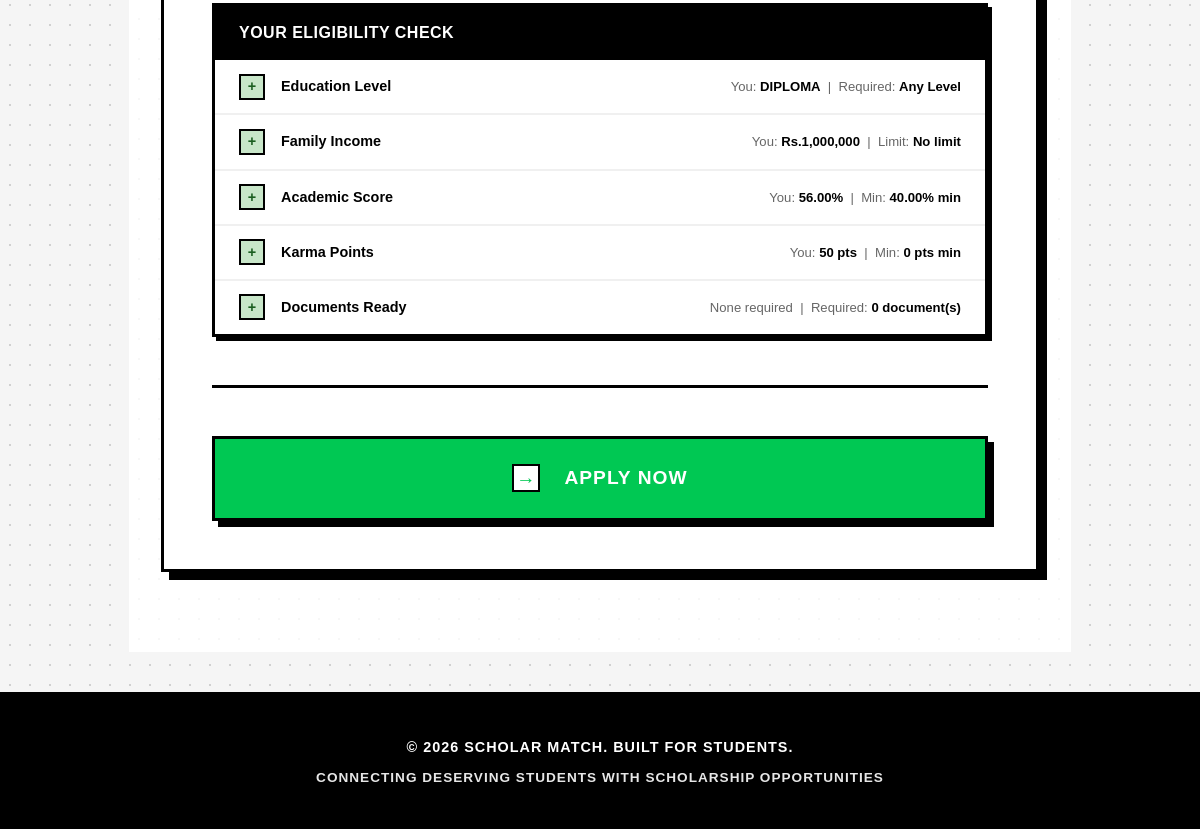
The app's page /scholarships/1/ (signed in, lower part), older data.
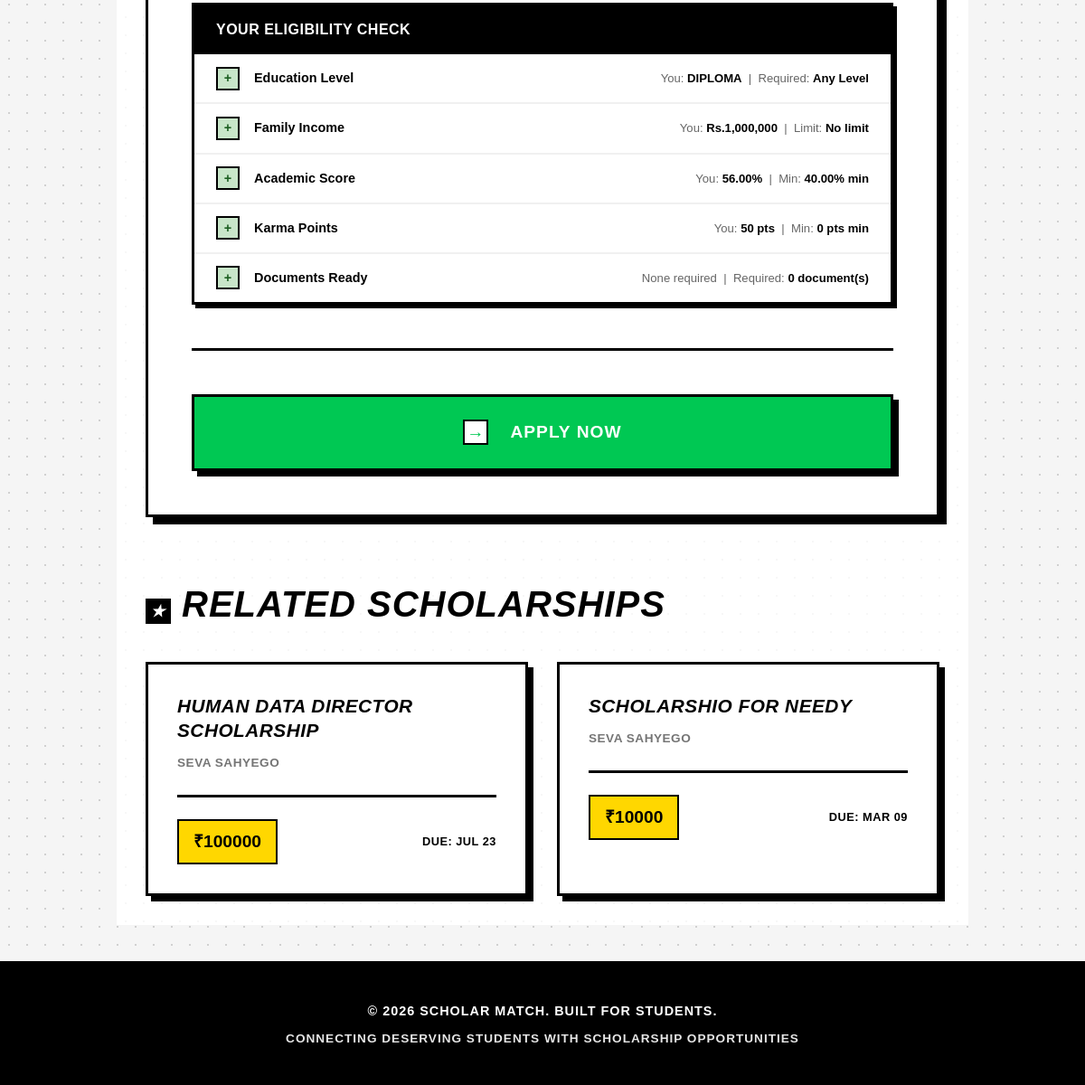
The same page, newer data.
### scholarships/models.py (models this page shows, shortened)
class Scholarship(models.Model):
    title = models.CharField(max_length=255, unique=True, verbose_name="Scholarship Title")
    org_profile = models.ForeignKey(
        'users.OrganizationProfile',
        on_delete=models.CASCADE,
        related_name='scholarships',
        null=True, blank=True,
        verbose_name="Organization"
    )
    logo = models.ImageField(
        upload_to='scholarship_logos/',
        blank=True, null=True,
        verbose_name="Organization Logo"
    )
    description = models.TextField(verbose_name="About the Scholarship (HTML allowed)")
    deadline = models.DateTimeField(verbose_name="Application Deadline")
    education_level = models.CharField(
        max_length=20,
        choices=EDUCATION_LEVEL_CHOICES,
        default='ANY',
        verbose_name="Target Education Level"
    )
    courses = models.TextField(
        blank=True, default='[]',
        help_text='JSON list of eligible courses/streams. Leave "[]" for any.'
    )
    max_family_income = models.PositiveIntegerField(
        null=True, blank=True,
        verbose_name="Max Family Annual Income (₹)",
        help_text="Maximum annual family income in INR (e.g. 800000 for ₹8 lakh)"
    )
    min_percentage = models.DecimalField(
        max_digits=5, decimal_places=2,
        null=True, blank=True,
        verbose_name="Minimum Academic Score (%/CGPA)"
    )
    demographic_focus = models.TextField(
        blank=True, default='[]',
        help_text='JSON list of demographic targets. Leave "[]" for all.'
    )
    total_budget = models.PositiveIntegerField(
        verbose_name="Total Budget (₹)",
        help_text="Full amount the organization deposits into escrow (INR)",
        null=True,
        blank=True,
    )
    distribution_type = models.CharField(
        max_length=10,
        choices=DISTRIBUTION_TYPE_CHOICES,
        default='FIXED',
        verbose_name="Distribution Logic"
    )
    fixed_amount = models.PositiveIntegerField(
        null=True, blank=True,
        verbose_name="Fixed Amount per Winner (₹)",
        help_text="Required when distribution type is FIXED"
    )
    num_winners = models.PositiveIntegerField(
        null=True, blank=True,
        verbose_name="Number of Winners",
        help_text="How many students get selected"
    )
    disbursement_method = models.CharField(
        max_length=20,
        choices=DISBURSEMENT_METHOD_CHOICES,
        default='BANK_TRANSFER',
        verbose_name="Disbursement Method"
    )
    min_karma = models.PositiveIntegerField(
        default=0,
        verbose_name="Minimum Karma Points Required",
        help_text="Only students with ≥ this karma can apply"
    )
    verification_strictness = models.CharField(
        max_length=10,
        choices=VERIFICATION_STRICTNESS_CHOICES,
        default='STANDARD',
        verbose_name="Verification Strictness"
    )
    essay_question = models.TextField(
        blank=True,
        verbose_name="Custom Essay / Question (Optional)",
        help_text="e.g. 'Why do you need this scholarship?'"
    )
    is_active = models.BooleanField(
        default=False,
        help_text="Becomes True only after payment is confirmed"
    )
    is_funded = models.BooleanField(
        default=False,
        help_text="True once Razorpay payment is verified"
    )
    applications_closed = models.BooleanField(
        default=False,
        help_text="Org can manually close applications before deadline"
    )
    closed_at = models.DateTimeField(
        null=True, blank=True,
        help_text="Timestamp when org manually closed applications"
    )
    created_at = models.DateTimeField(auto_now_add=True)
    last_updated = models.DateTimeField(auto_now=True)
    organization = models.CharField(
        max_length=255, blank=True,
        help_text="[Legacy] Organization name as string. Use org_profile FK instead."
    )
    source_url = models.URLField(max_length=2000, blank=True)
    award_amount = models.CharField(
        max_length=50, blank=True,
        help_text="[Legacy] Free-text award amount. Use total_budget instead."
    )
    details = models.TextField(
        blank=True,
        help_text="[Legacy] Use description instead."
    )
    is_verified = models.BooleanField(default=False)
    found_by_student = models.ForeignKey(
        'users.StudentProfile',
        on_delete=models.SET_NULL,
        null=True, blank=True,
        related_name='found_scholarships'
    )
    finder_karma_awarded = models.IntegerField(default=0)
    class Meta:
        ordering = ['-created_at']
    def get_courses(self):
        try:
            return json.loads(self.courses)
        except (ValueError, TypeError):
            return []
    def get_demographic_focus(self):
        try:
            return json.loads(self.demographic_focus)
        except (ValueError, TypeError):
            return []
    @property
    def name(self):
        """
        Backward-compatibility alias for `title`.
        All existing templates and views use scholarship.name — this keeps
        them working without any changes.
        """
        return self.title

### users/models.py (models this page shows, shortened)
class OrganizationProfile(models.Model):
    user = models.OneToOneField(User, on_delete=models.CASCADE, primary_key=True)
    organization_name = models.CharField(max_length=255, unique=True)
    contact_person = models.CharField(max_length=150)
    official_email = models.EmailField(unique=True)
    website_url = models.URLField(max_length=2000, blank=True)
    is_verified_funder = models.BooleanField(default=False, help_text="Verified by platform administration")

### scholarships/views.py (the view)
# urls.py: path('<int:pk>/', views.scholarship_detail, name='scholarship_detail'),
@login_required
def scholarship_detail(request, pk):
    scholarship = get_object_or_404(Scholarship, pk=pk, is_active=True)
    required_docs = RequiredDocument.objects.filter(scholarship=scholarship)
    student = _get_student_profile(request.user)
    related = Scholarship.objects.filter(
        is_active=True,
        education_level=scholarship.education_level,
    ).exclude(pk=pk).select_related('org_profile').order_by('-created_at')[:3]
    if not related.exists():
        related = Scholarship.objects.filter(
            is_active=True,
        ).exclude(pk=pk).order_by('-created_at')[:3]
    match_score  = None
    eligibility  = None
    if student:
        match_score = compute_match_score(student, scholarship)
        eligibility = get_eligibility_breakdown(student, scholarship)
    context = {
        'scholarship':       scholarship,
        'required_docs':     required_docs,
        'related_scholarships': related,
        'match_score':       match_score,
        'eligibility':       eligibility,
        'is_student':        bool(student),
    }
    return render(request, 'scholarships/scholarship_detail.html', context)

### scholarships/pin_classifier.py (called while the page is built)
def classify_location(
    city: str = "",
    state: str = "",
    pin_code: str = "",
) -> dict:
    city_norm  = (city or "").strip().lower()
    state_norm = (state or "").strip().lower()
    lookup_key = city_norm or state_norm
    is_tier1 = lookup_key in TIER1_DISTRICTS
    is_tier2 = (not is_tier1) and (lookup_key in TIER2_DISTRICTS)
    is_rural = not is_tier1 and not is_tier2
    return {
        "is_tier1": is_tier1,
        "is_tier2": is_tier2,
        "is_rural": is_rural,
        "city":     city_norm,
        "state":    state_norm,
    }

def student_location_tags(student_profile) -> set[str]:
    result = classify_location(
        city=getattr(student_profile, "city", ""),
        state=getattr(student_profile, "state", ""),
        pin_code=getattr(student_profile, "pin_code", ""),
    )
    tags: set[str] = set()
    if result["is_rural"]:
        tags.add("rural")
    if result["is_tier2"]:
        tags.add("tier2")
    return tags

### scholarships/recommendation.py (called while the page is built)
def _get_latest_record(student_profile):
    try:
        return student_profile.academic_records.order_by("-id").first()
    except Exception:
        return None

### scholarships/templates/scholarships/scholarship_detail.html (shortened to what the changed rows need)
{% extends 'base.html' %}
{% load scholarship_tags %}
{% block content %}
<div class="detail-page-wrapper">
    <div class="detail-container">
        {% if related_scholarships %}
        <div class="related-section">
            <h2><span class="icon icon-related"></span>Related Scholarships</h2>
            <div class="related-grid">
                {% for related in related_scholarships %}
                <div class="related-card">
                    <h3><a href="{% url 'scholarships:scholarship_detail' pk=related.pk %}">{{ related.title }}</a></h3>
                    <div class="related-org">{% if related.org_profile %}{{ related.org_profile.organization_name }}{% else %}{{ related.organization }}{% endif %}</div>
                    <div class="related-meta">
                        <span class="related-amount">{% if related.total_budget %}₹{{ related.total_budget|floatformat:0 }}{% else %}—{% endif %}</span>
                        <span class="related-deadline">Due: {{ related.deadline|date:"M d" }}</span>
                    </div>
                </div>
                {% endfor %}
            </div>
        </div>
        {% endif %}
    </div>
</div>
{% endblock %}

Row changes from the older to the newer data that the page shows:
added Scholarship: title "HUMAN DATA DIRECTOR SCHOLARSHIP", org_profile.organization_name "SEVA SAHYEGO", total_budget "100000", deadline "JUL 23"
added Scholarship: title "SCHOLARSHIO FOR NEEDY", org_profile.organization_name "SEVA SAHYEGO", total_budget "10000", deadline "MAR 09"
Text that changed along with them:
text now shown: "RELATED SCHOLARSHIPS"
